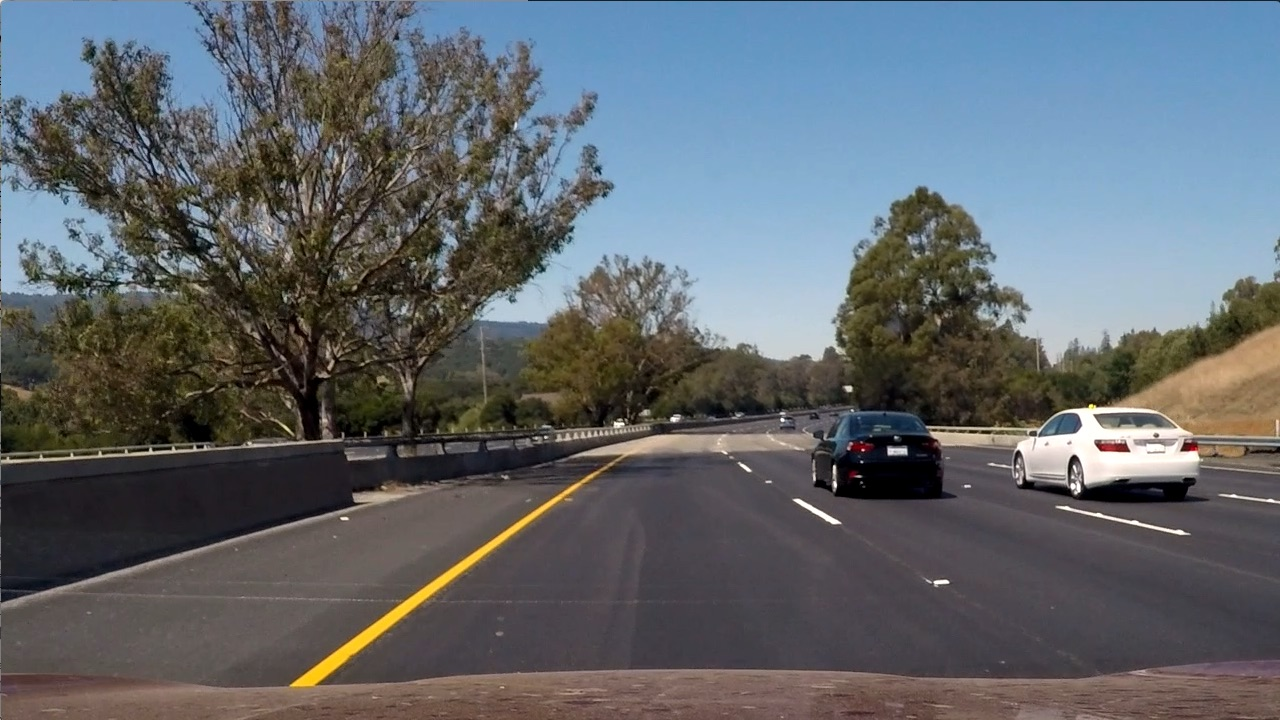
#> input picture test6.jpg, 1280 x 720 px
$ python Sandbox_9.py
#> lines starting #> are read from the running program, lines starting #| are printed output that depends on the picture; after the words box and inside, x2 and y2 are one past the last pixel; in counts of white or black regions, pixels touching at a corner belong together
# Try to change yellow to white
from PIL import Image, ImageMath
import numpy as np
import matplotlib.image as mpimg
import cv2
img = cv2.imread('test6.jpg', 1)
#> img is the input picture: shape (720, 1280, 3); mean B, G, R 107.9, 102.6, 97


#img = mpimg.imread("test6.jpg")
hsv = cv2.cvtColor(img, cv2.COLOR_BGR2HSV)
#> hsv: shape (720, 1280, 3); mean H, S, V 76.7, 68.6, 118.7
#BGR order
#BLUE=0, GREEN=255, RED=255
blue_min_max = [0,100]
green_min_max = [100,255]
red_min_max = [100,255]
lower_range = np.array([blue_min_max[0],green_min_max[0],red_min_max[0]], dtype=np.uint8)
upper_range = np.array([blue_min_max[1],green_min_max[1],red_min_max[1]], dtype=np.uint8)


mask = cv2.inRange(hsv, lower_range, upper_range)
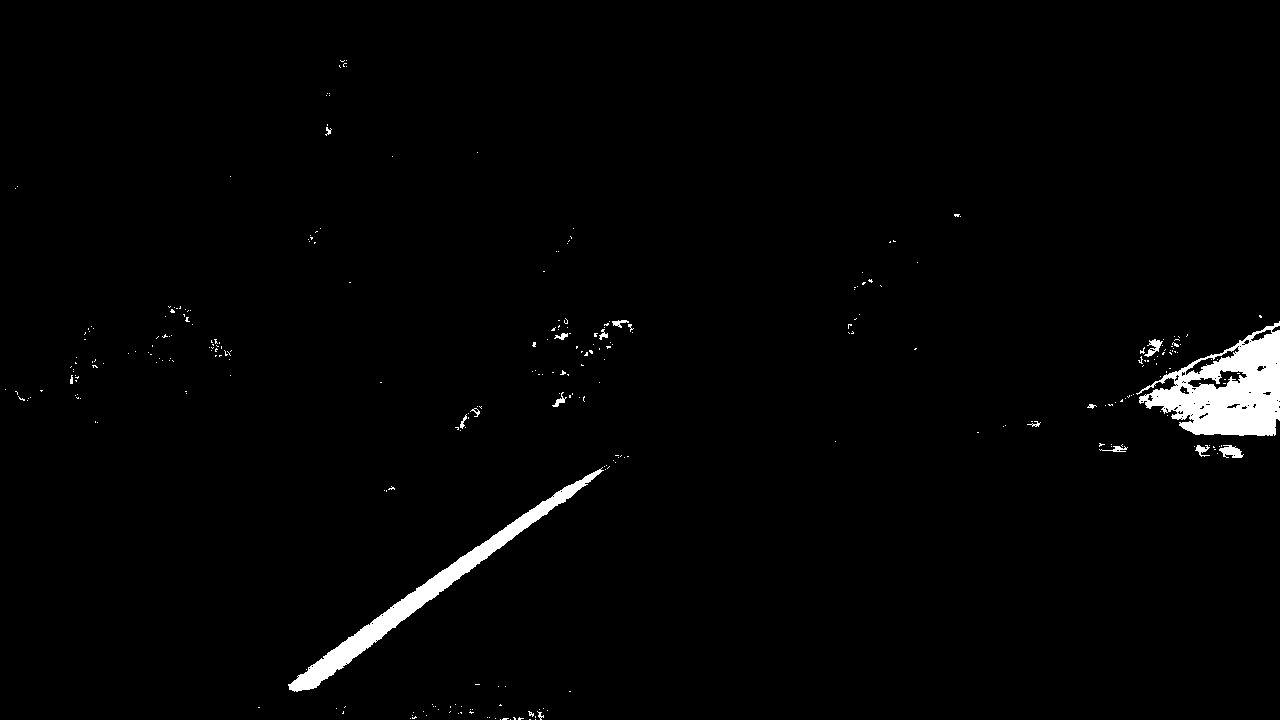
#> mask: shape (720, 1280); 1.8% white; 308 white regions (291 under 20 px), largest, box (x1, y1, x2, y2) and area: (1136, 321, 1280, 436) 8675, (288, 467, 604, 692) 5737, (1219, 445, 1244, 458) 198
#res = cv2.bitwise_and(img,img,mask = mask)
# get first masked value (foreground)
fg = cv2.bitwise_or(img, img, mask=mask)
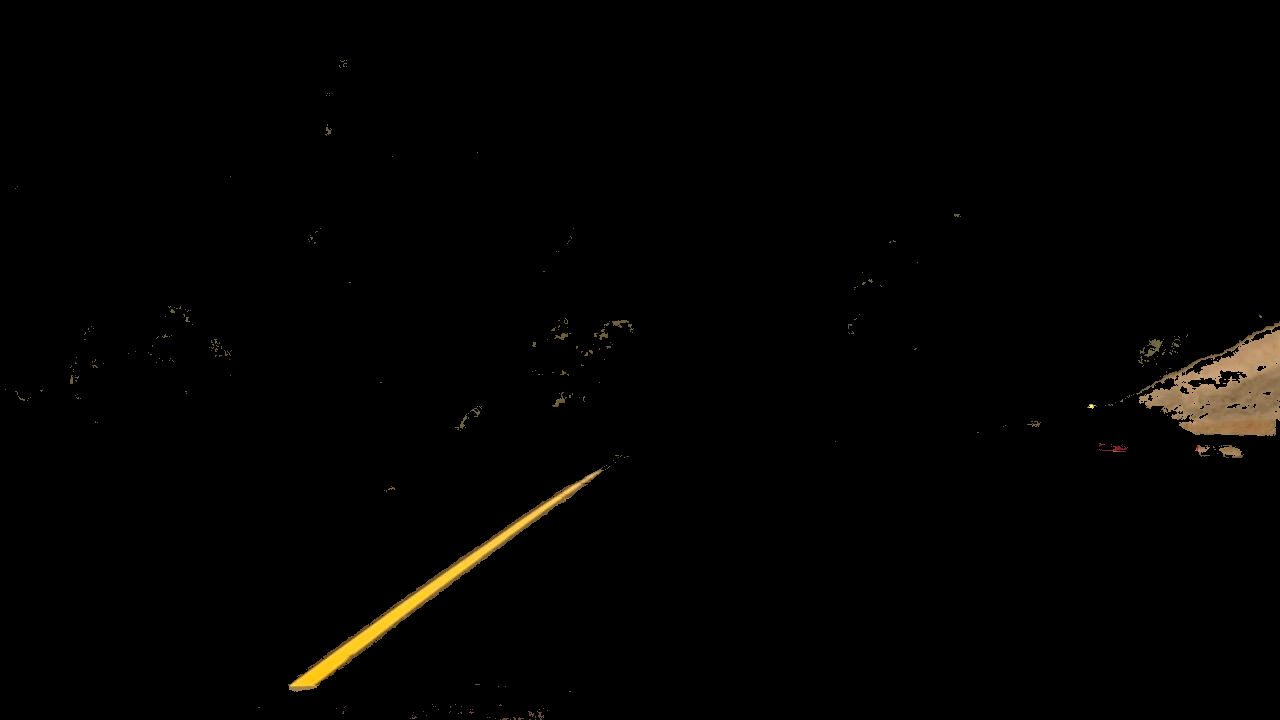
#> fg: shape (720, 1280, 3); mean B, G, R 1.3, 2.4, 3

# get second masked value (background) mask must be inverted
mask = cv2.bitwise_not(mask)
background = np.full(img.shape, 255, dtype=np.uint8)
bk = cv2.bitwise_or(background, background, mask=mask)
#> background: shape (720, 1280, 3); every value is 255
# combine foreground+background
final = cv2.bitwise_or(fg, bk)
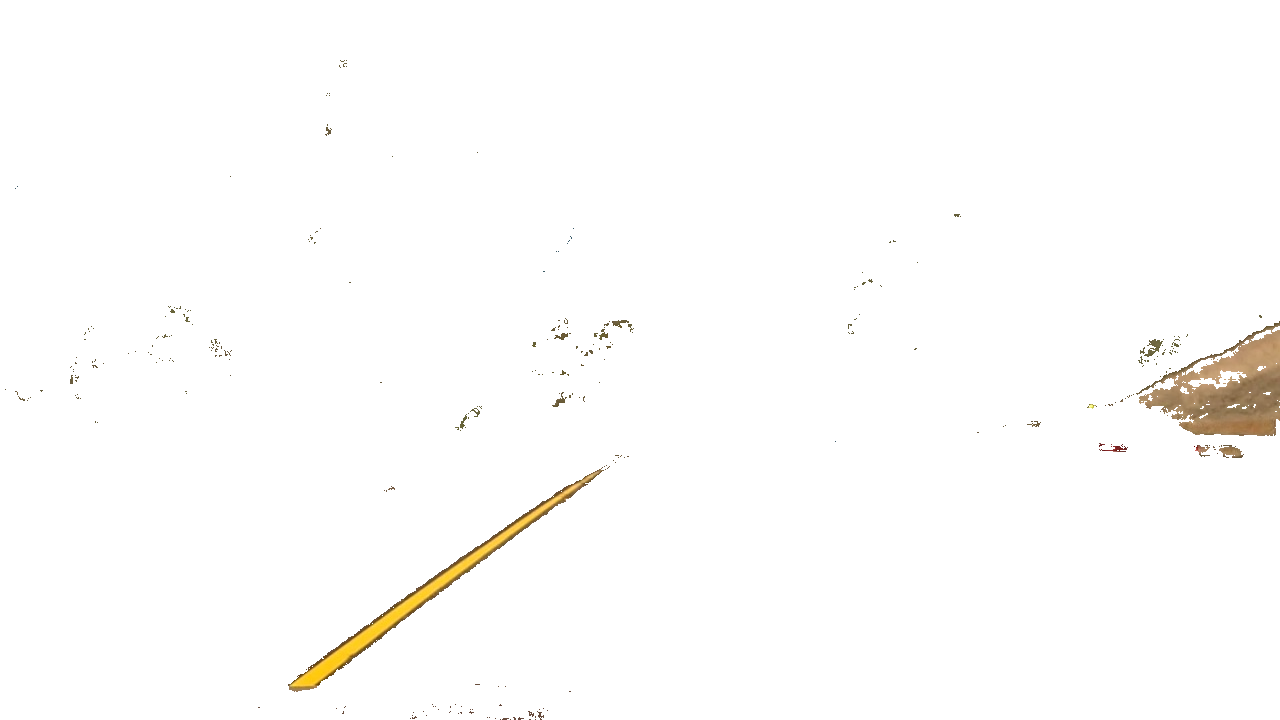
#> final: shape (720, 1280, 3); mean B, G, R 251.8, 252.9, 253.5

cv2.imshow('mask', mask)
cv2.imshow('image', img)
cv2.imshow('Final', final)
#cv2.imshow('img2', img2)
while (1):
    k = cv2.waitKey(0)
#> (key Esc is pressed here)
    if (k == 27):
        break

cv2.destroyAllWindows()

$ run again, with test1.jpg copied over test6.jpg
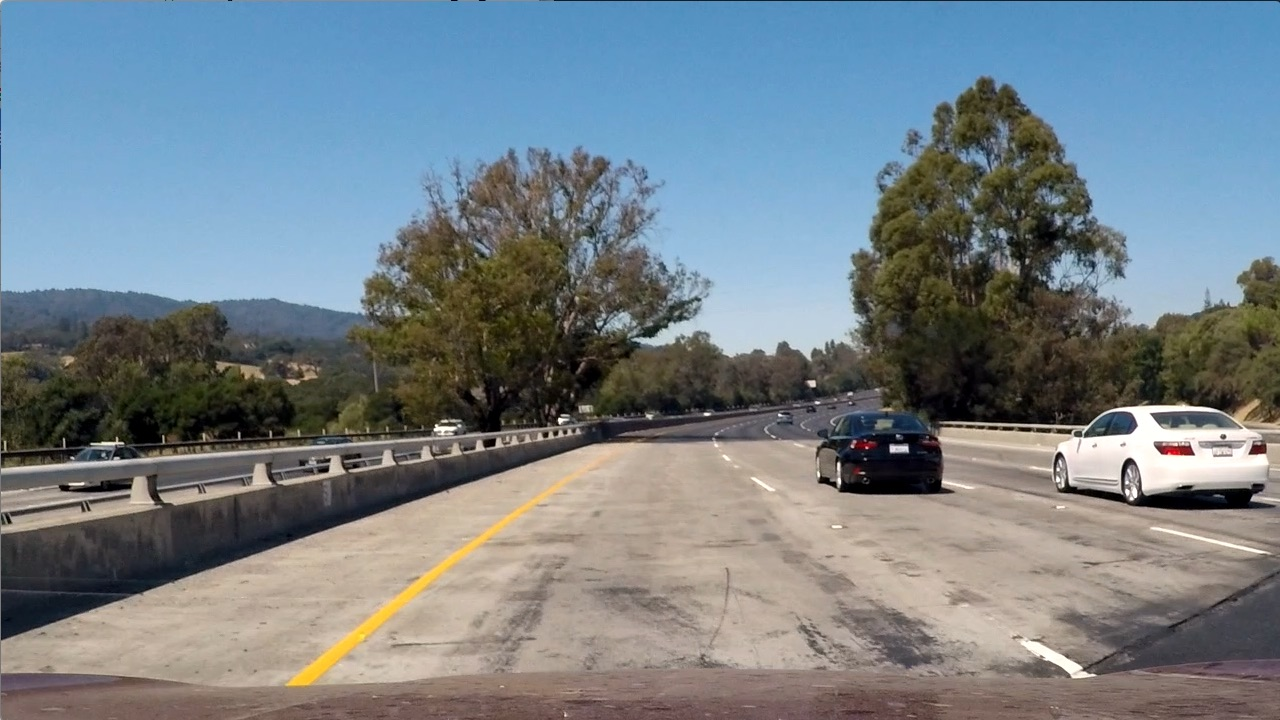
#> input picture test1.jpg, 1280 x 720 px
#> img is the input picture: shape (720, 1280, 3); mean B, G, R 135.5, 128.7, 117.5
#> hsv: shape (720, 1280, 3); mean H, S, V 60.3, 78, 149.5
#> `mask = cv2.inRange(hsv, lower_range, upper_range)`:
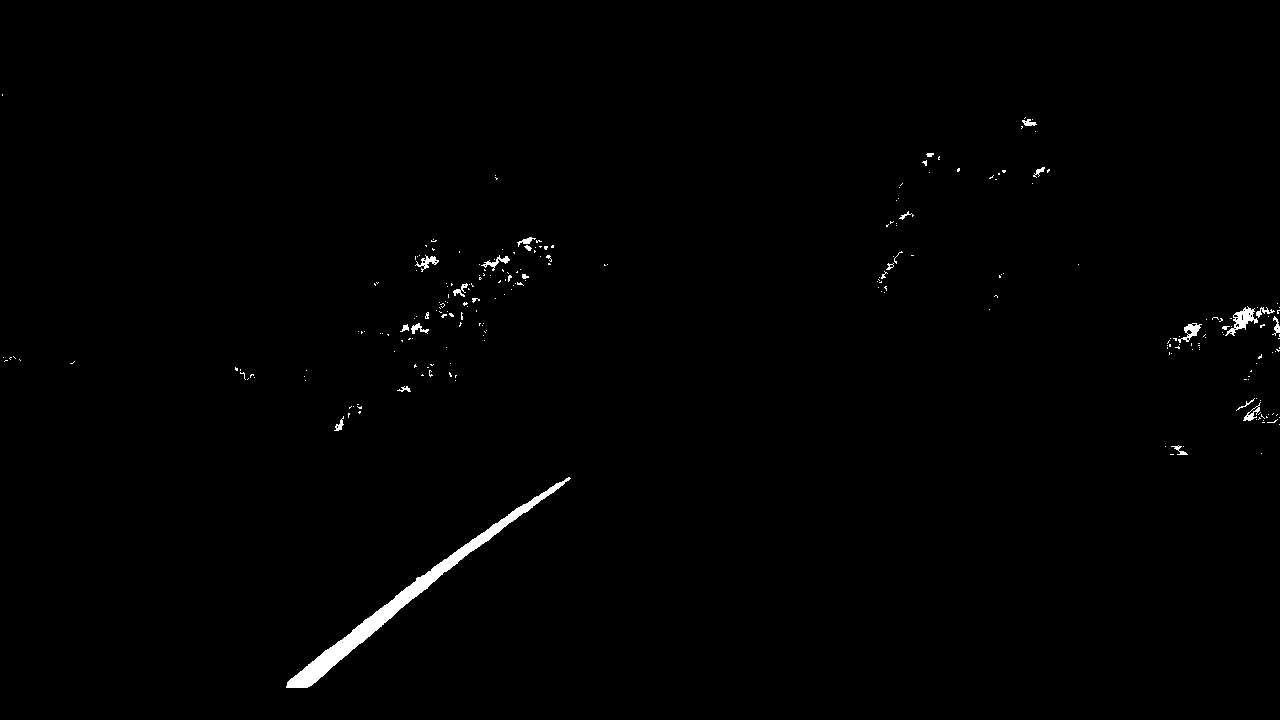
#> mask: shape (720, 1280); 0.73% white; 249 white regions (223 under 20 px), largest, box (x1, y1, x2, y2) and area: (286, 477, 571, 688) 4097, (1225, 306, 1258, 336) 351, (1178, 323, 1202, 343) 180
#> background: shape (720, 1280, 3); every value is 255
#> `final = cv2.bitwise_or(fg, bk)`:
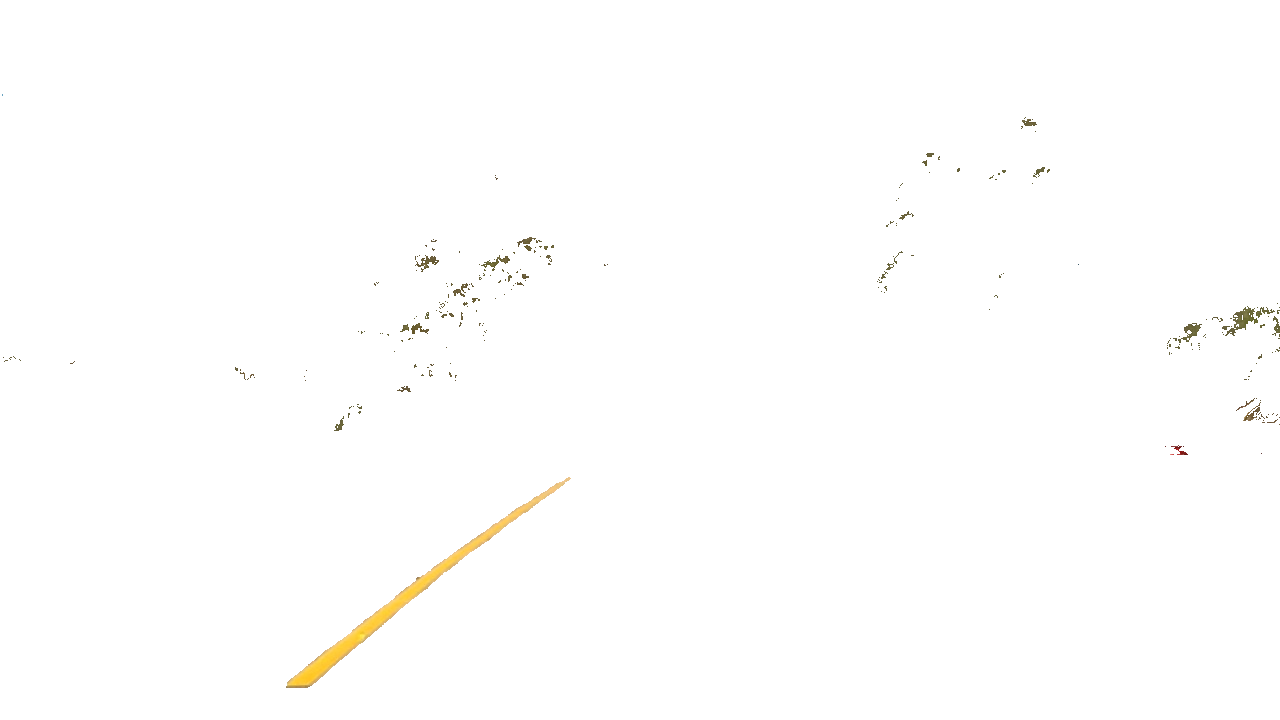
#> final: shape (720, 1280, 3); mean B, G, R 253.7, 254.3, 254.5

$ run again, with test4.jpg copied over test6.jpg
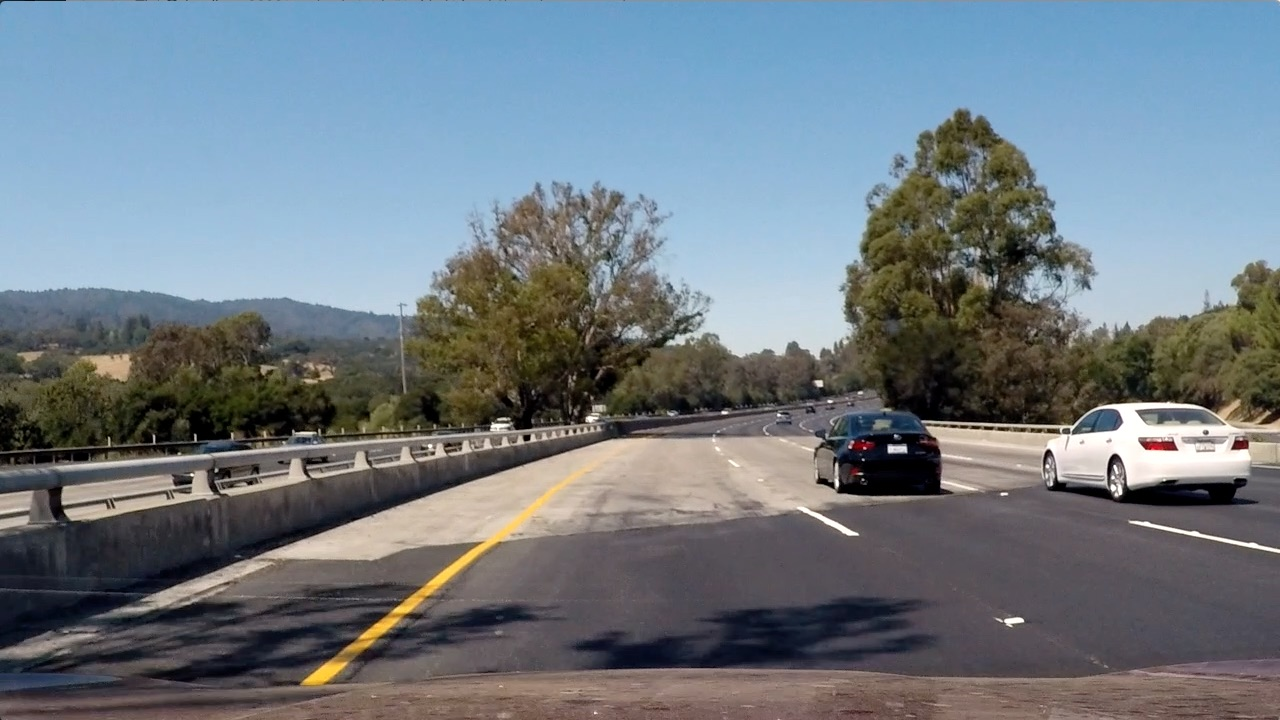
#> input picture test4.jpg, 1280 x 720 px
#> img is the input picture: shape (720, 1280, 3); mean B, G, R 130.9, 122.7, 112.2
#> hsv: shape (720, 1280, 3); mean H, S, V 80.5, 71.4, 140.7
#> `mask = cv2.inRange(hsv, lower_range, upper_range)`:
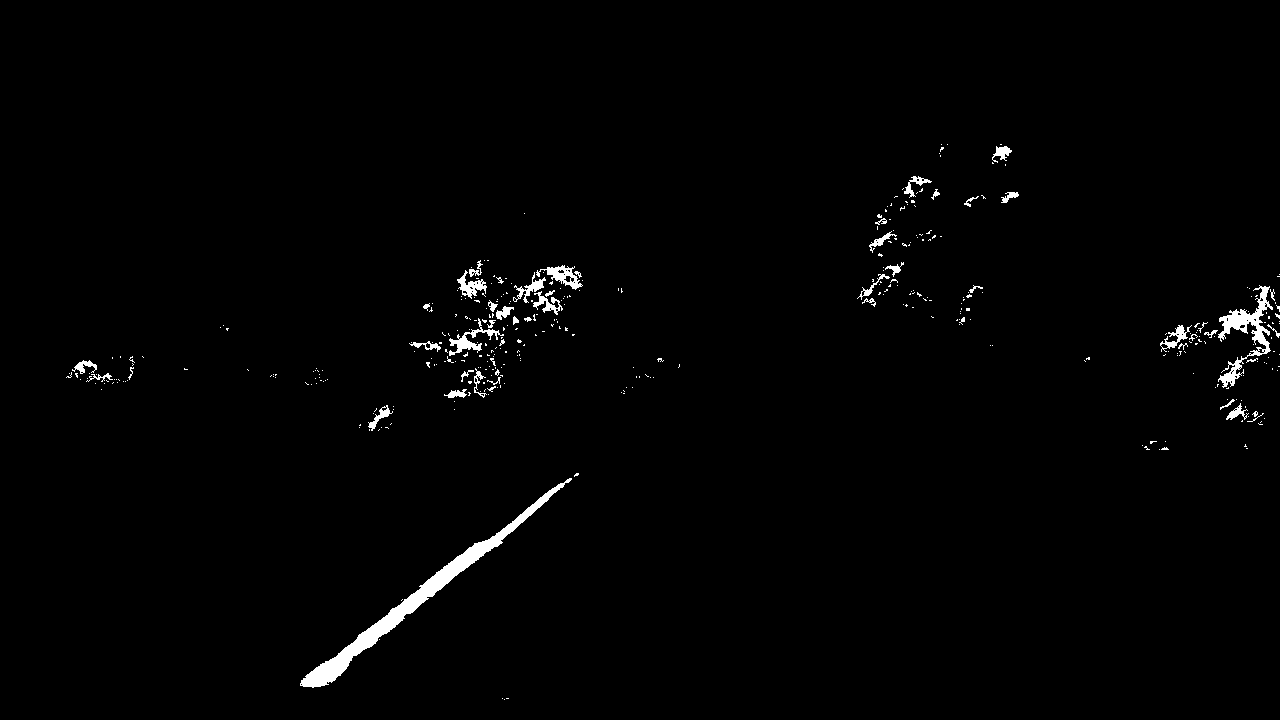
#> mask: shape (720, 1280); 1.3% white; 398 white regions (347 under 20 px), largest, box (x1, y1, x2, y2) and area: (300, 478, 572, 688) 4230, (1218, 285, 1273, 388) 1527, (449, 318, 504, 356) 486
#> background: shape (720, 1280, 3); every value is 255
#> `final = cv2.bitwise_or(fg, bk)`:
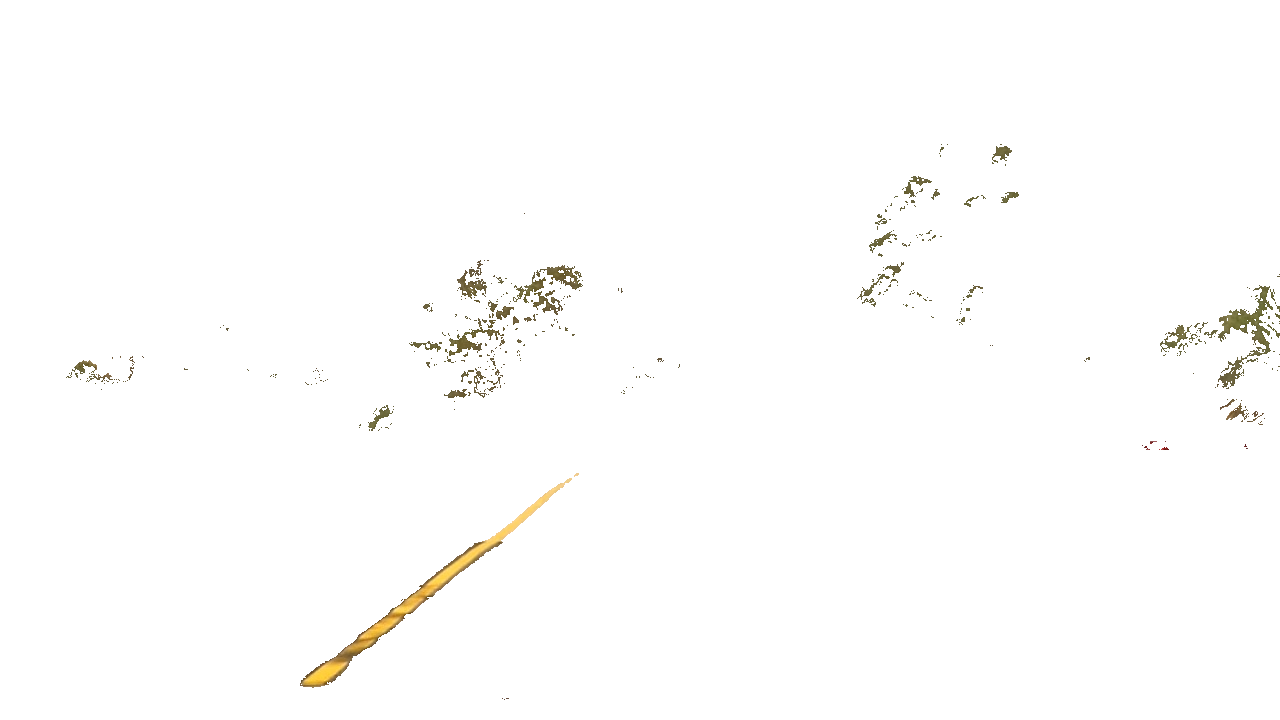
#> final: shape (720, 1280, 3); mean B, G, R 252.6, 253.3, 253.6
